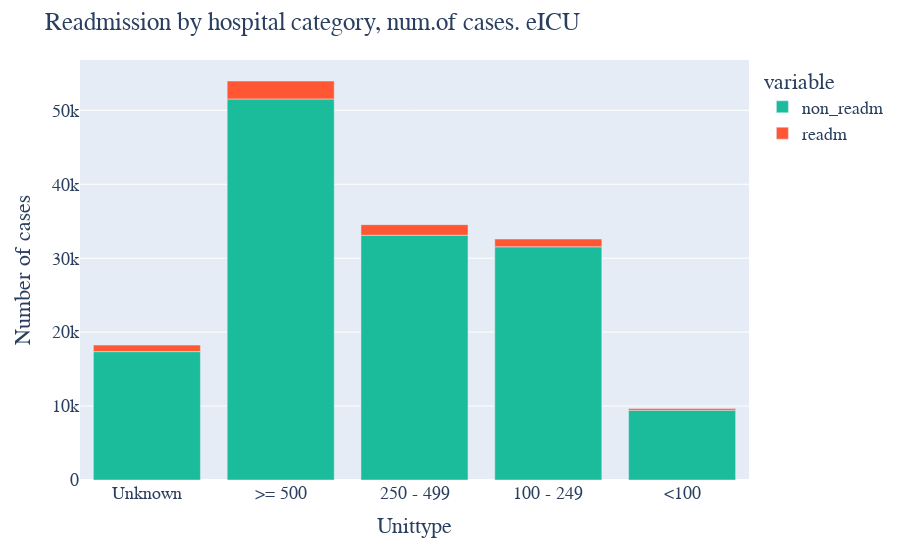

The cell this chart's notebook holds for it:
### Markdown cell above
# Readmission by hospital category. eICU

### Code cell
fig = px.bar(readmission_rate_by_hosp_category_eICU_plot, x="numbedscategory", y=["non_readm","readm"], color_discrete_map={"non_readm": "#1ABC9C", "readm": "#FF5733"},)
#fig.show()
fig.update_layout(
    title="Readmission by hospital category, num.of cases. eICU",
    xaxis_title="Unittype",
    yaxis_title="Number of cases",
    font=dict(
        family="Courier New, monospace",
        size=18,
    )
)

### Figure 1 — Plotly figure (JSON) as saved in the notebook; plotly's stock layout.template omitted (floating-point values rounded to 4 significant figures)
{"data": [{"alignmentgroup": "True", "hovertemplate": "variable=non_readm<br>numbedscategory=%{x}<br>value=%{y}<extra></extra>", "legendgroup": "non_readm", "marker": {"color": "#1ABC9C", "pattern": {"shape": ""}}, "name": "non_readm", "offsetgroup": "non_readm", "orientation": "v", "showlegend": true, "textposition": "auto", "type": "bar", "x": ["Unknown", ">= 500", "250 - 499", "100 - 249", "<100"], "xaxis": "x", "y": [17365, 51538, 33108, 31539, 9438], "yaxis": "y"}, {"alignmentgroup": "True", "hovertemplate": "variable=readm<br>numbedscategory=%{x}<br>value=%{y}<extra></extra>", "legendgroup": "readm", "marker": {"color": "#FF5733", "pattern": {"shape": ""}}, "name": "readm", "offsetgroup": "readm", "orientation": "v", "showlegend": true, "textposition": "auto", "type": "bar", "x": ["Unknown", ">= 500", "250 - 499", "100 - 249", "<100"], "xaxis": "x", "y": [880, 2427, 1431, 1052, 231], "yaxis": "y"}], "layout": {"autosize": true, "barmode": "relative", "font": {"family": "Courier New, monospace", "size": 18}, "legend": {"title": {"text": "variable"}, "tracegroupgap": 0}, "margin": {"t": 60}, "title": {"text": "Readmission by hospital category, num.of cases. eICU"}, "xaxis": {"anchor": "y", "autorange": true, "domain": [0, 1], "range": [-0.5, 4.5], "title": {"text": "Unittype"}, "type": "category"}, "yaxis": {"anchor": "x", "autorange": true, "domain": [0, 1], "range": [0, 56810.0], "title": {"text": "Number of cases"}, "type": "linear"}}}
